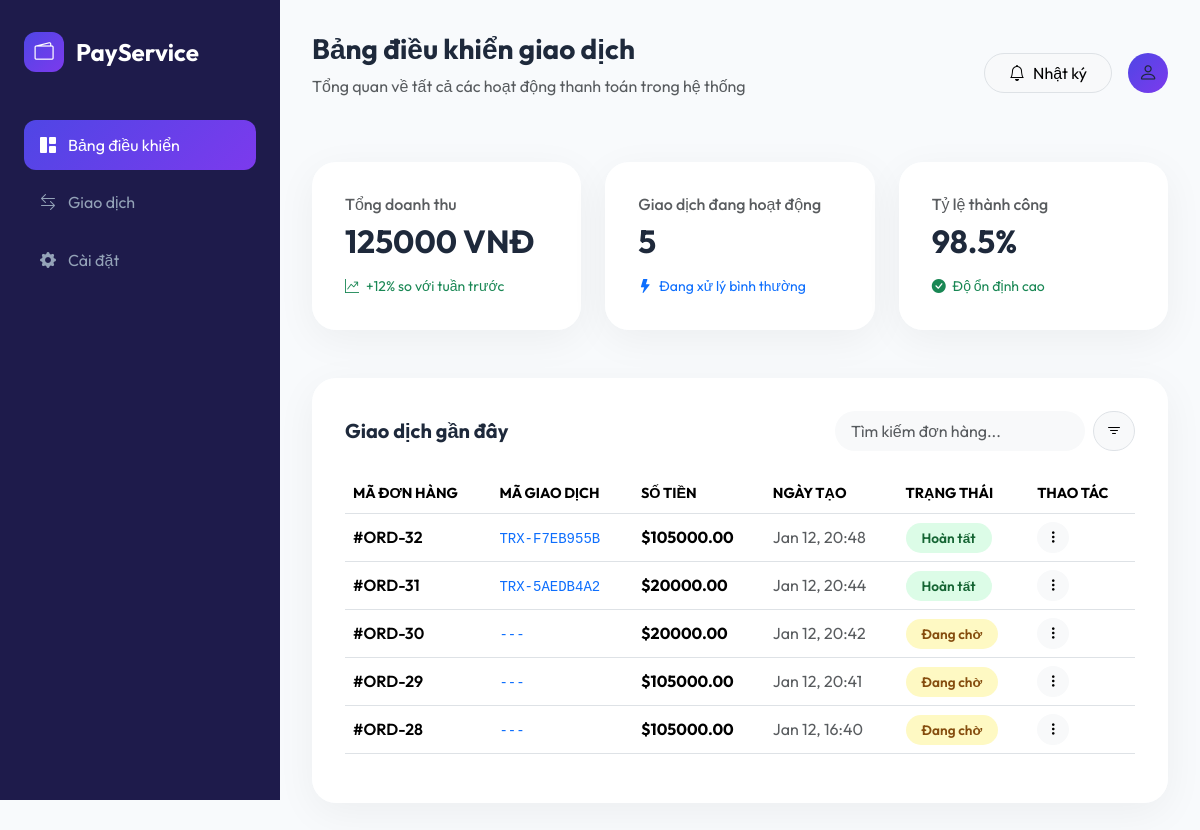
The page / on the database its author committed.
### payments/models.py (models this page shows, shortened)
class Payment(models.Model):
    STATUS_CHOICES = (
        ('pending', 'Đang chờ'),
        ('completed', 'Hoàn tất'),
        ('failed', 'Thất bại'),
    )
    order_id = models.IntegerField(verbose_name='Order ID')
    amount = models.DecimalField(max_digits=10, decimal_places=2, verbose_name='Amount')
    status = models.CharField(max_length=20, choices=STATUS_CHOICES, default='pending', verbose_name='Status')
    transaction_id = models.CharField(max_length=100, unique=True, null=True, blank=True, verbose_name='Transaction ID')
    created_at = models.DateTimeField(auto_now_add=True, verbose_name='Created At')
    updated_at = models.DateTimeField(auto_now=True, verbose_name='Updated At')

### payments/views.py (the view)
# urls.py: path('', dashboard_view, name='dashboard'),
def dashboard_view(request):
    payments = Payment.objects.all().order_by('-created_at')[:20]
    total_revenue = Payment.objects.filter(status='completed').aggregate(Sum('amount'))['amount__sum']
    total_count = Payment.objects.count()
    context = {
        'payments': payments,
        'total_revenue': total_revenue,
        'total_count': total_count,
        'active_page': 'dashboard'
    }
    return render(request, 'payments/dashboard.html', context)

### templates/payments/dashboard.html (shortened to what this page needs)
{% extends 'base.html' %}
{% block header_title %}Bảng điều khiển giao dịch{% endblock %}
{% block header_subtitle %}Tổng quan về tất cả các hoạt động thanh toán trong hệ thống{% endblock %}
{% block content %}
<div class="row g-4 mb-5">
    <div class="col-md-4">
        <div class="glass-card">
            <h6 class="text-muted mb-2">Tổng doanh thu</h6>
            <h2 class="fw-bold mb-0">{{ total_revenue|default:"0" }} VNĐ</h2>
            <div class="mt-3 text-success small"><i class="bi bi-graph-up-arrow me-1"></i> +12% so với tuần trước</div>
        </div>
    </div>
    <div class="col-md-4">
        <div class="glass-card">
            <h6 class="text-muted mb-2">Giao dịch đang hoạt động</h6>
            <h2 class="fw-bold mb-0">{{ total_count|default:"0" }}</h2>
            <div class="mt-3 text-primary small"><i class="bi bi-lightning-fill me-1"></i> Đang xử lý bình thường</div>
        </div>
    </div>
    <div class="col-md-4">
        <div class="glass-card">
            <h6 class="text-muted mb-2">Tỷ lệ thành công</h6>
            <h2 class="fw-bold mb-0">98.5%</h2>
            <div class="mt-3 text-success small"><i class="bi bi-check-circle-fill me-1"></i> Độ ổn định cao</div>
        </div>
    </div>
</div>
<div class="glass-card">
    <div class="d-flex justify-content-between align-items-center mb-4">
        <h5 class="fw-bold m-0">Giao dịch gần đây</h5>
        <div class="d-flex gap-2">
            <input type="text" class="form-control rounded-pill px-3 py-2 border-0 bg-light"
                placeholder="Tìm kiếm đơn hàng..." style="width: 250px;">
            <button class="btn btn-light rounded-pill border"><i class="bi bi-filter"></i></button>
        </div>
    </div>
    <div class="table-responsive">
        <table class="table table-hover align-middle">
            <thead>
                <tr class="text-muted" style="font-size: 0.9rem;">
                    <th>MÃ ĐƠN HÀNG</th>
                    <th>MÃ GIAO DỊCH</th>
                    <th>SỐ TIỀN</th>
                    <th>NGÀY TẠO</th>
                    <th>TRẠNG THÁI</th>
                    <th>THAO TÁC</th>
                </tr>
            </thead>
            <tbody>
                {% for payment in payments %}
                <tr>
                    <td><span class="fw-semibold">#ORD-{{ payment.order_id }}</span></td>
                    <td><code class="text-primary">{{ payment.transaction_id|default:"---" }}</code></td>
                    <td class="fw-bold">${{ payment.amount }}</td>
                    <td class="text-muted">{{ payment.created_at|date:"M d, H:i" }}</td>
                    <td>
                        <span class="status-badge badge-{{ payment.status }}">
                            {{ payment.get_status_display }}
                        </span>
                    </td>
                    <td>
                        <button class="btn btn-sm btn-light rounded-circle"><i
                                class="bi bi-three-dots-vertical"></i></button>
                    </td>
                </tr>
                {% empty %}
                <tr>
                    <td colspan="6" class="text-center py-5">
                        <div class="text-muted">Không tìm thấy giao dịch nào</div>
                    </td>
                </tr>
                {% endfor %}
            </tbody>
        </table>
    </div>
</div>
{% endblock %}

### templates/base.html (shortened to what this page needs)
<!DOCTYPE html>
<html lang="en">
<head>
    <link rel="stylesheet" href="https://cdn.jsdelivr.net/npm/bootstrap-icons@1.11.1/font/bootstrap-icons.css">
    <link href="https://cdn.jsdelivr.net/npm/bootstrap@5.3.2/dist/css/bootstrap.min.css" rel="stylesheet">
</head>
<body>
    <div class="sidebar">
        <a href="/" class="brand">
            <div class="brand-icon"><i class="bi bi-wallet2"></i></div>
            <span>PayService</span>
        </a>
        <nav>
            <a href="/" class="nav-link {% if active_page == 'dashboard' %}active{% endif %}">
                <i class="bi bi-grid-1x2-fill"></i> Bảng điều khiển
            </a>
            <a href="#" class="nav-link">
                <i class="bi bi-arrow-left-right"></i> Giao dịch
            </a>
            <a href="#" class="nav-link">
                <i class="bi bi-gear-fill"></i> Cài đặt
            </a>
        </nav>
    </div>
    <div class="main-content">
        <header class="mb-5 d-flex justify-content-between align-items-center">
            <div>
                <h1 class="fw-bold fs-3">{% block header_title %}Tổng quan thanh toán{% endblock %}</h1>
                <p class="text-muted">{% block header_subtitle %}Theo dõi các giao dịch thời gian thực{% endblock %}</p>
            </div>
            <div class="d-flex gap-3">
                <button class="btn btn-light rounded-pill px-4 border"><i class="bi bi-bell me-2"></i>Nhật ký</button>
                <div class="brand-icon" style="border-radius: 100%"><i class="bi bi-person"></i></div>
            </div>
        </header>
        {% block content %}{% endblock %}
    </div>
</body>
</html>

### templates/base.html (style rules this page uses)
:root { --primary-gradient: linear-gradient(135deg, #4f46e5 0%, #7c3aed 100%); --glass-bg: rgba(255, 255, 255, 0.9); --sidebar-bg: #1e1b4b; --card-shadow: 0 10px 40px rgba(0, 0, 0, 0.05); }
body { font-family: 'Outfit', sans-serif; background-color: #f8fafc; color: #1e293b; min-height: 100vh; overflow-x: hidden; }
.sidebar { width: 280px; background-color: var(--sidebar-bg); min-height: 100vh; position: fixed; left: 0; top: 0; z-index: 1000; padding: 2rem 1.5rem; color: white; transition: all 0.3s cubic-bezier(0.4, 0, 0.2, 1); }
.main-content { margin-left: 280px; padding: 2rem; transition: all 0.3s ease; }
.brand { display: flex; align-items: center; gap: 12px; margin-bottom: 3rem; font-weight: 700; font-size: 1.5rem; color: white; text-decoration: none; }
.brand-icon { width: 40px; height: 40px; background: var(--primary-gradient); border-radius: 12px; display: flex; align-items: center; justify-content: center; font-size: 1.2rem; }
.nav-link { color: #94a3b8; padding: 0.8rem 1rem; border-radius: 12px; display: flex; align-items: center; gap: 12px; margin-bottom: 0.5rem; transition: 0.2s ease; text-decoration: none; }
.nav-link.active { color: white; background: var(--primary-gradient); }
.glass-card { background: var(--glass-bg); backdrop-filter: blur(10px); border: 1px solid rgba(255, 255, 255, 0.2); border-radius: 24px; box-shadow: var(--card-shadow); padding: 2rem; }
.status-badge { padding: 6px 16px; border-radius: 100px; font-size: 0.85rem; font-weight: 600; }
.badge-completed { background: #dcfce7; color: #166534; }
.badge-pending { background: #fef9c3; color: #854d0e; }

### rows shown on the page
Payment: order_id "32", transaction_id "TRX-F7EB955B", amount "105000.00", created_at "Jan 12, 20:48", status "Hoàn tất"
Payment: order_id "31", transaction_id "TRX-5AEDB4A2", amount "20000.00", created_at "Jan 12, 20:44", status "Hoàn tất"
Payment: order_id "30", transaction_id "---", amount "20000.00", created_at "Jan 12, 20:42", status "Đang chờ"
Payment: order_id "29", transaction_id "---", amount "105000.00", created_at "Jan 12, 20:41", status "Đang chờ"
Payment: order_id "28", transaction_id "---", amount "105000.00", created_at "Jan 12, 16:40", status "Đang chờ"

### other values the page prints
{{ total_revenue|default:"0" }} "125000"
{{ total_count|default:"0" }} "5"
